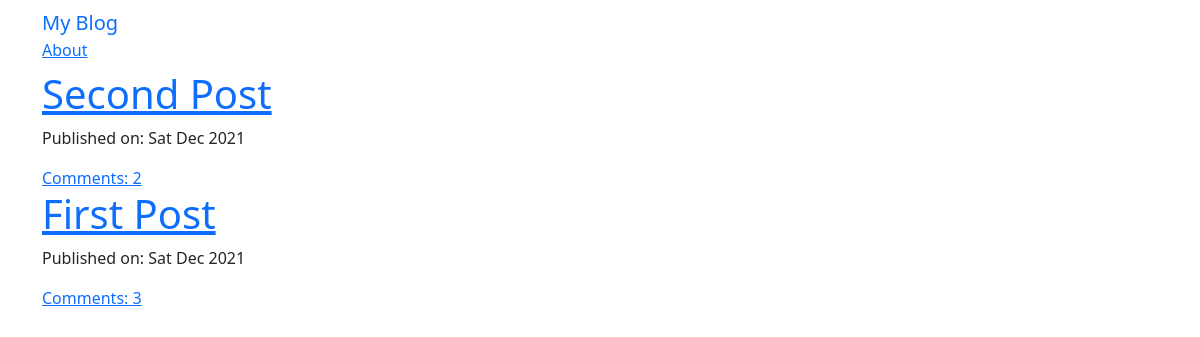
The page / on the database its author committed.
### blog/models.py (models this page shows, shortened)
class Post(models.Model):
    author = models.ForeignKey('auth.User', on_delete=models.CASCADE)
    title = models.CharField(max_length=256)
    text = models.TextField()
    created_date = models.DateTimeField(default=timezone.now())
    published_date = models.DateTimeField(blank=True, null=True)

### blog/views.py (the view)
# urls.py: path('', views.PostListView.as_view(), name='post_list'),
class PostListView(ListView):
    model = Post
    def get_queryset(self):
        return Post.objects.filter(published_date__lte=timezone.now()).order_by('-published_date')

### blog/templates/blog/post_list.html
{% extends 'blog/base.html' %}
{% block content %}
<div class="centerstage">
    {% for post in post_list %}
    <div class="post">
        <h1><a href="{% url 'post_detail' pk=post.pk %}">{{ post.title }}</a></h1>
    </div>
    <div class="date">
        <p>Published on: {{post.published_date|date:'D M Y' }}</p>
    </div>
    <a href="{% url 'post_detail' pk=post.pk %}">Comments: {{ post.comments.count }}</a>
    {% endfor %}
</div>
{% endblock %}

### blog/static/css/blog.css (style rules this page uses)
.centerstage { margin-left: auto; margin-right: auto; }

### rows shown on the page
Post: title "Second Post", published_date "Sat Dec 2021", comments.count "2"
Post: title "First Post", published_date "Sat Dec 2021", comments.count "3"
